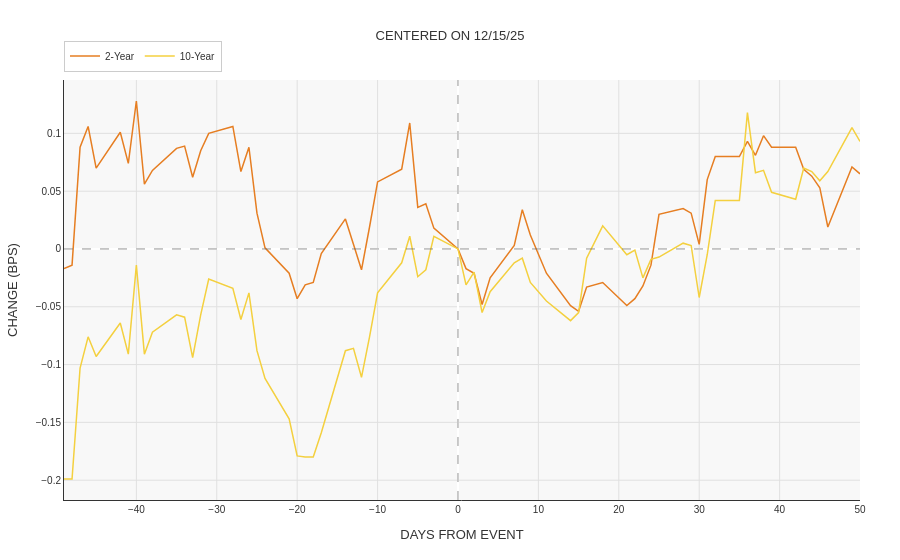

Source (notebook cell):
### Code cell
v = Viz()
v.centered_chart(df, center_date='2025-12-15', window=50, cols=['2-Year', '10-Year'])

### Figure 1 — Plotly figure (JSON) as saved in the notebook; plotly's stock layout.template omitted (floating-point values rounded to 4 significant figures)
{"data": [{"line": {"color": "#E67E22", "width": 1.5}, "mode": "lines", "name": "2-Year", "type": "scatter", "x": [-49, -48, -47, -46, -45, -42, -41, -40, -39, -38, -35, -34, -33, -32, -31, -28, -27, -26, -25, -24, -21, -20, -19, -18, -17, -14, -13, -12, -11, -10, -7, -6, -5, -4, -3, 0, 1, 2, 3, 4, 7, 8, 9, 11, 14, 15, 16, 18, 21, 22, 23, 24, 25, 28, 29, 30, 31, 32, 35, 36, 37, 38, 39, 42, 43, 44, 45, 46, 49, 50], "y": [-0.017, -0.014, 0.088, 0.106, 0.07, 0.101, 0.074, 0.128, 0.056, 0.068, 0.087, 0.089, 0.062, 0.085, 0.1, 0.106, 0.067, 0.088, 0.031, 0.001, -0.021, -0.043, -0.031, -0.029, -0.004, 0.026, 0.004, -0.018, 0.019, 0.058, 0.069, 0.109, 0.036, 0.039, 0.018, 0.0, -0.017, -0.021, -0.048, -0.025, 0.003, 0.034, 0.012, -0.021, -0.049, -0.054, -0.033, -0.029, -0.049, -0.043, -0.032, -0.014, 0.03, 0.035, 0.031, 0.004, 0.06, 0.08, 0.08, 0.093, 0.081, 0.098, 0.088, 0.088, 0.069, 0.063, 0.053, 0.019, 0.071, 0.065]}, {"line": {"color": "#F4D03F", "width": 1.5}, "mode": "lines", "name": "10-Year", "type": "scatter", "x": [-49, -48, -47, -46, -45, -42, -41, -40, -39, -38, -35, -34, -33, -32, -31, -28, -27, -26, -25, -24, -21, -20, -19, -18, -17, -14, -13, -12, -11, -10, -7, -6, -5, -4, -3, 0, 1, 2, 3, 4, 7, 8, 9, 11, 14, 15, 16, 18, 21, 22, 23, 24, 25, 28, 29, 30, 31, 32, 35, 36, 37, 38, 39, 42, 43, 44, 45, 46, 49, 50], "y": [-0.199, -0.199, -0.103, -0.076, -0.093, -0.064, -0.091, -0.014, -0.091, -0.072, -0.057, -0.059, -0.094, -0.057, -0.026, -0.034, -0.061, -0.038, -0.088, -0.112, -0.147, -0.179, -0.18, -0.18, -0.159, -0.088, -0.086, -0.111, -0.076, -0.038, -0.012, 0.011, -0.024, -0.018, 0.011, 0.0, -0.031, -0.02, -0.055, -0.037, -0.012, -0.008, -0.029, -0.045, -0.062, -0.055, -0.008, 0.02, -0.005, -0.001, -0.025, -0.009, -0.007, 0.005, 0.003, -0.042, -0.005, 0.042, 0.042, 0.118, 0.066, 0.068, 0.049, 0.043, 0.07, 0.067, 0.059, 0.067, 0.105, 0.093]}], "layout": {"font": {"color": "#333", "family": "Arial, Helvetica, sans-serif", "size": 11}, "hovermode": "x unified", "legend": {"bgcolor": "rgba(255,255,255,0.8)", "bordercolor": "#ccc", "borderwidth": 1, "font": {"size": 10}, "orientation": "h", "x": 0, "xanchor": "left", "y": 1.02, "yanchor": "bottom"}, "margin": {"b": 60, "l": 60, "r": 40, "t": 80}, "paper_bgcolor": "white", "plot_bgcolor": "#F8F8F8", "shapes": [{"line": {"color": "#666", "dash": "dash", "width": 1}, "opacity": 0.7, "type": "line", "x0": 0, "x1": 0, "xref": "x", "y0": 0, "y1": 1, "yref": "y domain"}, {"line": {"color": "#666", "dash": "dash", "width": 1}, "opacity": 0.7, "type": "line", "x0": 0, "x1": 1, "xref": "x domain", "y0": 0, "y1": 0, "yref": "y"}], "title": {"font": {"color": "#333", "family": "Arial, Helvetica, sans-serif", "size": 13}, "text": "CENTERED ON 12/15/25", "x": 0.5, "xanchor": "center"}, "xaxis": {"gridcolor": "#E0E0E0", "gridwidth": 1, "linecolor": "#333", "linewidth": 1, "showgrid": true, "showline": true, "tickfont": {"size": 10}, "title": {"text": "DAYS FROM EVENT"}}, "yaxis": {"gridcolor": "#E0E0E0", "gridwidth": 1, "linecolor": "#333", "linewidth": 1, "showgrid": true, "showline": true, "tickfont": {"size": 10}, "title": {"text": "CHANGE (BPS)"}}}}
